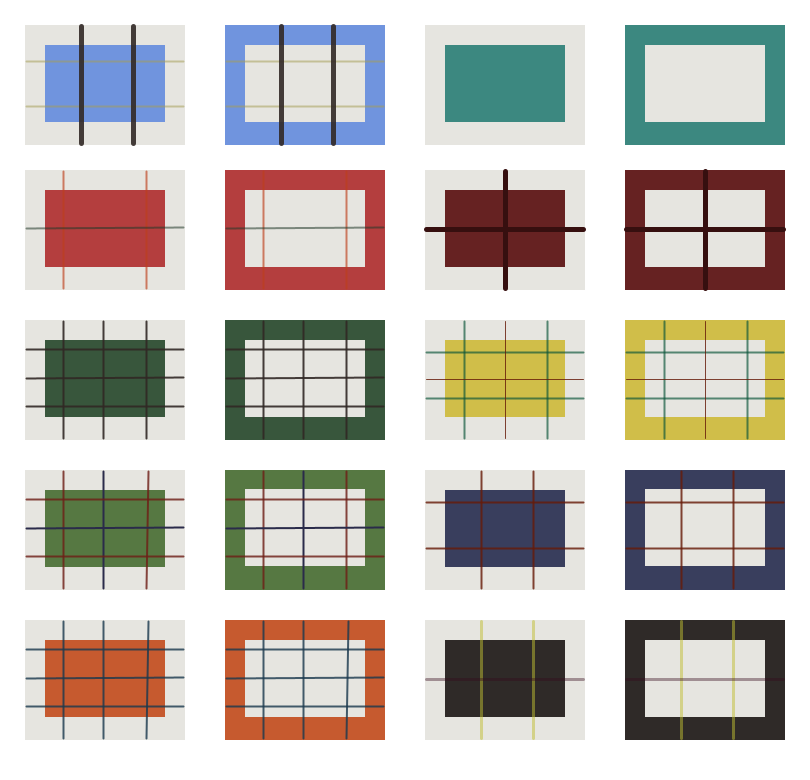
Frame 1 (no input)
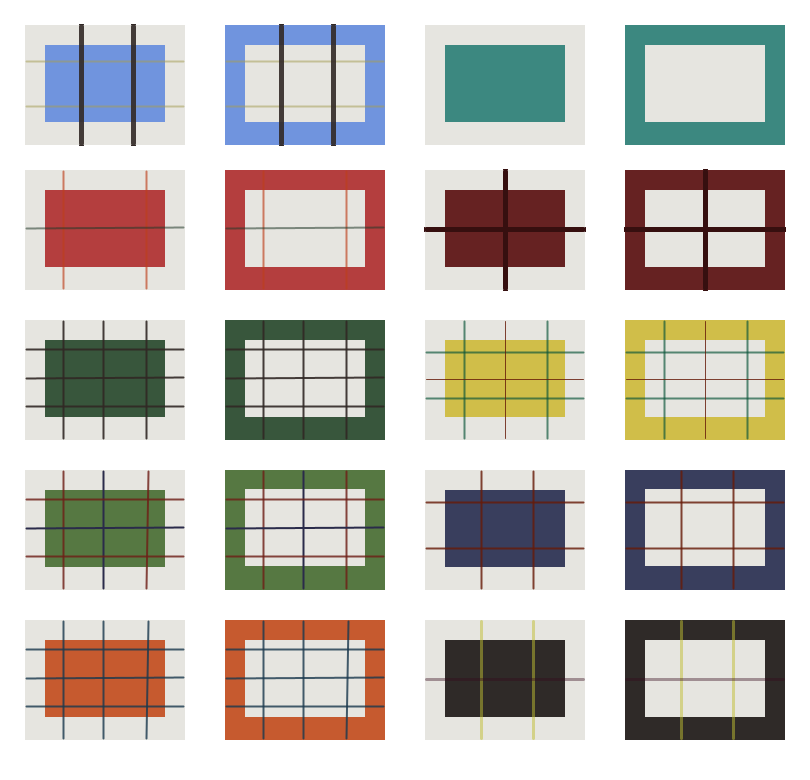
Frame 60 (the mouse pressed at the canvas centre just before this capture)
Frame 120 (the mouse held since frame 60 and released just before this capture): identical to frame 60, image omitted

The Processing sketch that drew these frames (run headless with seeded random() and noise(); from frame 60 on, the mouse is pressed at the canvas centre):

// Processing sketch: A1r1_240130a
// ── A1r1_240130a.pde
//ITS SCOTTNATIONN
//I DONT KNOW WHAT IM DOING RN!!!
//

void setup() {
  size (810, 780);
  background (#ffffff);
  strokeWeight(3);
}

void draw() {
  // making the bases of the rectangles??
  noStroke();
  fill(#e6e5e0);
  rect(25, 25, 160, 120);
  rect (25, 170, 160, 120);
  rect (25, 170+150, 160, 120);
  rect (25, 170+300, 160, 120);
  rect (25, 170+450, 160, 120);
  // second colum of rectangles(they start becoming colorrss
  fill(#7094de);
  rect(225, 25, 160, 120);
  fill(#b43e3e);
  rect(225, 170, 160, 120);
  fill(#38563c);
  rect(225, 170+150, 160, 120);
  fill(#567842);
  rect(225, 170+300, 160, 120);
  fill(#c65a2f);
  rect(225, 170+450, 160, 120);
  // third colummmm of rectssss
  fill(#e6e5e0);
  rect(425, 25, 160, 120);
  rect (425, 170, 160, 120);
  rect (425, 170+150, 160, 120);
  rect (425, 170+300, 160, 120);
  rect (425, 170+450, 160, 120);
  // fourth column of tangles
  fill(#3c8880);
  rect(225+400, 25, 160, 120);
  fill(#662222);
  rect(225+400, 170, 160, 120);
  fill(#d0be49);
  rect(225+400, 170+150, 160, 120);
  fill(#393e5d);
  rect(225+400, 170+300, 160, 120);
  fill(#2f2a28);
  rect(225+400, 170+450, 160, 120);

  // TIME TO MAKE REACTANGLES IN RECTANGLES
  fill(#7094de);
  rect(45, 45, 120, 77);
  fill(#b43e3e);
  rect(45, 190, 120, 77);
  fill(#38563c);
  rect(45, 190+150, 120, 77);
  fill(#567842);
  rect(45, 190+300, 120, 77);
  fill(#c65a2f);
  rect(45, 190+450, 120, 77);
  //second column
  fill(#e6e5e0);
  rect(245, 45, 120, 77);
  rect(245, 190, 120, 77);
  rect(245, 190+150, 120, 77);
  rect(245, 189+300, 120, 77);
  rect(245, 190+450, 120, 77);
  // third column
  fill(#3c8880);
  rect(245+200, 45, 120, 77);
  fill(#662222);
  rect(245+200, 190, 120, 77);
  fill(#d0be49);
  rect(245+200, 190+150, 120, 77);
  fill(#393e5d);
  rect(245+200, 190+300, 120, 77);
  fill(#2f2a28);
  rect(245+200, 190+450, 120, 77);
  // last column
  fill(#e6e5e0);
  rect(645, 45, 120, 77);
  rect(645, 190, 120, 77);
  rect(645, 190+150, 120, 77);
  rect(645, 189+300, 120, 77);
  rect(645, 190+450, 120, 77);

  // first pair of lines
  // THESE LINES ACTAUALLY TOOK ME AGES TO FIGURE OUT
  strokeWeight(2);
  stroke(189,62,27,165);// the last number adjusts the opacity of the line
  line(146, 288, 146, 171);
  line(63, 288, 63, 171);
  stroke(33,57,40,140);
  line(26, 228, 183, 227);

  stroke(189,62,27,165);
  line(146+200, 288, 146+200, 171);
  line(63+200, 288, 63+200, 171);
  stroke(33,57,40,140);
  line(26+200, 228, 183+200, 227);
  
  // second pair
  stroke(54,15,15);
  strokeWeight(5);
  line(505,288,505,171);
  line(426,229,583,229);
  
  line(505+200,288,505+200,171);
  line(426+200,229,583+200,229);
  
  //third pair
  strokeWeight(2);
  stroke(165,157,85,135);
  line(26, 61, 183, 61);
  line(26, 106, 183, 106);
  strokeWeight(5);
  stroke(48,39,36,228);
  line(133, 288-262, 133, 171-28);
  line(81, 288-262, 81, 171-28);
  
  strokeWeight(2);
  stroke(165,157,85,135);
  line(26+200, 61, 183+200, 61);
  line(26+200, 106, 183+200, 106);
  strokeWeight(5);
  stroke(48,39,36,228);
  line(133+200, 288-262, 133+200, 171-28);
  line(81+200, 288-262, 81+200, 171-28);
  
  // fourth pair
  strokeWeight(2);
  line(146, 288+150, 146, 171+150);
  line(63, 288+150, 63, 171+150);
  line(103, 288+150, 103, 171+150);
  line(26, 228+150, 183, 227+150);
  line(26, 49+300, 183, 49+300);
  line(26, 106+300, 183, 106+300);
  
  line(146+200, 288+150, 146+200, 171+150);
  line(63+200, 288+150, 63+200, 171+150);
  line(103+200, 288+150, 103+200, 171+150);
  line(26+200, 228+150, 183+200, 227+150);
  line(26+200, 49+300, 183+200, 49+300);
  line(26+200, 106+300, 183+200, 106+300);
  //omg i think i might like die from this
  
  //fifth pair
  stroke(110,30,22,207);
  line(146, 288+300, 148, 171+300);
  line(63, 288+300, 63, 171+300);
  stroke(42,43,74);
  line(103, 288+300, 103, 171+300);
  line(26, 228+300, 183, 227+300);
  stroke(110,30,22,207);
  line(26, 49+450, 183, 49+450);
  line(26, 106+450, 183, 106+450);
  
  stroke(110,30,22,207);
  line(146+200, 288+300, 146+200, 171+300);
  line(63+200, 288+300, 63+200, 171+300);
   stroke(42,43,74);
  line(103+200, 288+300, 103+200, 171+300);
  line(26+200, 228+300, 183+200, 227+300);
   stroke(110,30,22,207);
  line(26+200, 49+450, 183+200, 49+450);
  line(26+200, 106+450, 183+200, 106+450);
  // help when will i see the light
  // coding this is giving me the worst shrimp posture
  
  // sixxx
  stroke(27,57,77,207);
  line(146, 288+450, 148, 171+450);
  line(63, 288+450, 63, 171+450);
  line(103, 288+450, 103, 171+450);
  line(26, 228+450, 183, 227+450);
  line(26, 49+600, 183, 49+600);
  line(26, 106+600, 183, 106+600);
  
  line(146+200, 288+450, 148+200, 171+450);
  line(63+200, 288+450, 63+200, 171+450);
  line(103+200, 288+450, 103+200, 171+450);
  line(26+200, 228+450, 183+200, 227+450);
  line(26+200, 49+600, 183+200, 49+600);
  line(26+200, 106+600, 183+200, 106+600);
  
  //seven
  stroke(102,26,8,207);
  line(26+400, 52+450, 183+400, 52+450);
  line(26+400, 98+450, 183+400, 98+450);
  line(133+400, 288-262+445, 133+400, 171-33+450);
  line(81+400, 288-262+445, 81+400, 171-33+450);
  
  line(26+400+200, 52+450, 183+400+200, 52+450);
  line(26+400+200, 98+450, 183+400+200, 98+450);
  line(133+400+200, 288-262+445, 133+400+200, 171-33+450);
  line(81+400+200, 288-262+445, 81+400+200, 171-33+450);
  
  //ATE 
  stroke(9,83,56,168);
  line(26+400, 52+300, 183+400, 52+300);
  line(26+400, 98+300, 183+400, 98+300);
  line(147+400, 288-262+295, 147+400, 171-33+300);
  line(64+400, 288-262+295, 64+400, 171-33+300);
  stroke(102,26,8,207);
  strokeWeight(1);
  line(505,288+150,505,171+150);
  line(426,229+150,583,229+150);
  
  strokeWeight(2);
  stroke(9,83,56,168);
  line(26+400+200, 52+300, 183+400+200, 52+300);
  line(26+400+200, 98+300, 183+400+200, 98+300);
  line(147+400+200, 288-262+295, 147+400+200, 171-33+300);
  line(64+400+200, 288-262+295, 64+400+200, 171-33+300);
  stroke(102,26,8,207);
  strokeWeight(1);
  line(505+200,288+150,505+200,171+150);
  line(426+200,229+150,583+200,229+150);
  
  //niiiiiine
  strokeWeight(3);
  stroke(191,189,50,128);
  line(133+400, 288-262+445+150, 133+400, 171-33+450+150);
  line(81+400, 288-262+445+150, 81+400, 171-33+450+150);
  stroke(53,10,28,101);
  line(426,229+450,583,229+450);
  
  stroke(191,189,50,128);
  line(133+400+200, 288-262+445+150, 133+400+200, 171-33+450+150);
  line(81+400+200, 288-262+445+150, 81+400+200, 171-33+450+150);
  stroke(53,10,28,101);
  line(426+200,229+450,583+200,229+450);
  
  //tennn this one is going to killl me very many lines
  strokeWeight(1);
  
}
void mouseClicked() {
  save("buttfart.png");
  println("SCREENIE!");
}
